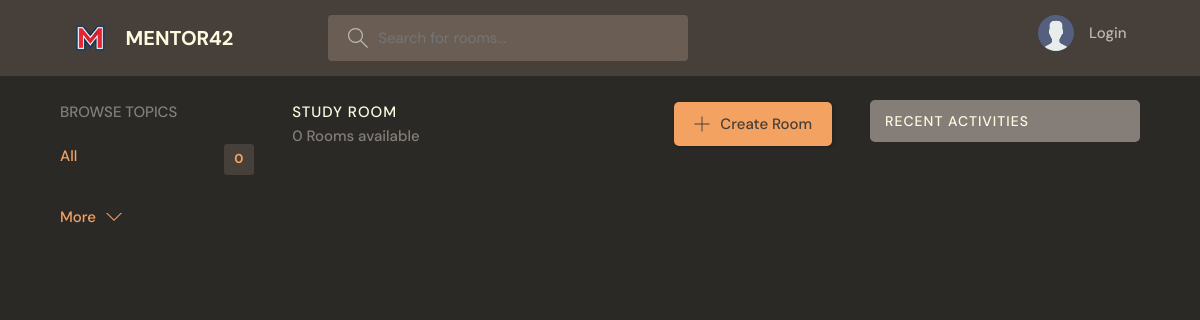
The app's page /, older data.
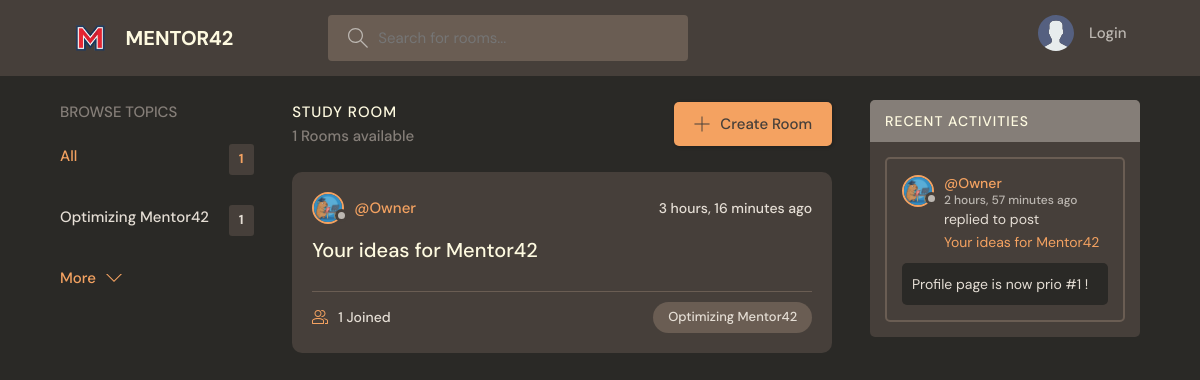
The same page, newer data.
### base/models.py (models this page shows, shortened)
class Topic(models.Model):
    name = models.CharField(max_length=100)

class Room(models.Model):
    host = models.ForeignKey(User, on_delete=models.SET_NULL, null=True)
    topic = models.ForeignKey(Topic, on_delete=models.SET_NULL, null=True)
    name = models.CharField(max_length=100)
    description = models.TextField(null=True, blank=True)
    participants = models.ManyToManyField(User, related_name='participants', blank=True)
    updated = models.DateTimeField(auto_now=True)
    created = models.DateTimeField(auto_now_add=True)
    updatedDate = models.DateField(auto_now=True)
    class Meta:
        ordering = ['-updated', '-created']
    def __str__(self):
        return self.name

class Message(models.Model):
    user = models.ForeignKey(User, on_delete=models.CASCADE)
    room = models.ForeignKey(Room, on_delete=models.CASCADE)
    body = models.TextField()
    updated = models.DateTimeField(auto_now=True)
    created = models.DateTimeField(auto_now_add=True)
    class Meta:
        ordering = ['-updated', '-created']

### base/views.py (the view)
# urls.py: path('', views.home, name='home'),
def home(request):
    q = request.GET.get('q') if request.GET.get('q') is not None else ''
    rooms = Room.objects.filter(
        Q(topic__name__icontains=q) |
        Q(name__icontains=q) |
        Q(description__contains=q)
    )
    topics = Topic.objects.all()[0:5]
    room_count = rooms.count()
    room_messages = Message.objects.filter(Q(room__topic__name__icontains=q))
    context = {'rooms': rooms, 'topics': topics, 'room_count': room_count, 'room_messages': room_messages}
    return render(request, 'base/home.html', context)

### base/templates/base/home.html (shortened to what this page needs)
{% extends 'main.html' %}
{% block content %}
    <main class="layout layout--3">
        <div class="container">
            {% include 'base/topics_component.html' %}
            <div class="roomList">
                <div class="roomList__header">
                    <div>
                        <h2>Study Room</h2>
                        <p>{{ rooms.count }} Rooms available</p>
                    </div>
                    <a class="btn btn--main" href="{% url 'create-room' %}">
                        <svg version="1.1" xmlns="http://www.w3.org/2000/svg" width="32" height="32"
                             viewBox="0 0 32 32">
                            <title>add</title>
                            <path
                                    d="M16.943 0.943h-1.885v14.115h-14.115v1.885h14.115v14.115h1.885v-14.115h14.115v-1.885h-14.115v-14.115z"
                            ></path>
                        </svg>
                        Create Room
                    </a>
                </div>
                {% include 'base/feed_component.html' %}
            </div>
           {% include 'base/activity_component.html' %}
        </div>
    </main>
{% endblock %}

### base/templates/base/topics_component.html
<div class="topics">
    <div class="topics__header">
        <h2>Browse Topics</h2>
    </div>
    <ul class="topics__list">
        <li>
            <a href="{% url 'home' %}" class="active">All <span>{{ topics.count }}</span></a>
        </li>
        {% for topic in topics %}
            <li>
                <a href="{% url 'home' %}?q={{ topic.name }}">{{ topic.name }} <span>{{ topic.room_set.all.count }}</span></a>
            </li>
        {% endfor %}
    </ul>
    <a class="btn btn--link" href="{% url 'topics' %}">
        More
        <svg version="1.1" xmlns="http://www.w3.org/2000/svg" width="32" height="32" viewBox="0 0 32 32">
            <title>chevron-down</title>
            <path d="M16 21l-13-13h-3l16 16 16-16h-3l-13 13z"></path>
        </svg>
    </a>
</div>

### base/templates/base/feed_component.html (shortened to what this page needs)
{% load static %}
{% for room in rooms %}
    <div class="roomListRoom">
        <div class="roomListRoom__header">
            <a href="{% url 'user-profile' room.host.id %}" class="roomListRoom__author">
                <div class="avatar avatar--small">
                    <img src="{% static 'images/profile_teacher_img.png' %}"/>
                </div>
                <span>@{{ room.host.username }}</span>
            </a>
            <div class="roomListRoom__actions">
                <span>{{ room.created|timesince }} ago</span>
            </div>
        </div>
        <div class="roomListRoom__content">
            <a href="{% url 'room' room.id %}">{{ room.name }}</a>
        </div>
        <div class="roomListRoom__meta">
            <a href="{% url 'room' room.id %}" class="roomListRoom__joined">
                {{ room.participants.all.count }} Joined
            </a>
            <p class="roomListRoom__topic">{{ room.topic.name }}</p>
        </div>
    </div>
{% endfor %}

### base/templates/base/activity_component.html (shortened to what this page needs)
{% load static %}
<div class="activities">
    <div class="activities__header">
        <h2>Recent Activities</h2>
    </div>
    {% for message in room_messages %}
        <div class="activities__box">
            <div class="activities__boxHeader roomListRoom__header">
                <a href="{% url 'user-profile' message.user.id %}" class="roomListRoom__author">
                    <div class="avatar avatar--small">
                        <img src="{% static 'images/profile_teacher_img.png' %}"/>
                    </div>
                    <p>
                        @{{ message.user }}
                        <span>{{ message.created|timesince }} ago</span>
                    </p>
                </a>
            </div>
            <div class="activities__boxContent">
                <p>replied to post <a href="{% url 'room' message.room.id %}">{{ message.room }}</a></p>
                <div class="activities__boxRoomContent">
                    {{ message.body }}
                </div>
            </div>
        </div>
    {% endfor %}
</div>

Row changes from the older to the newer data that the page shows:
added Topic: name "Optimizing Mentor42", room_set.all.count "1"
added Room: host.username "Owner", created "3 hours, 16 minutes", name "Your ideas for Mentor42", participants.all.count "1", topic.name "Optimizing Mentor42"
added Message: user "Owner", created "2 hours, 57 minutes", room "Your ideas for Mentor42", body "Profile page is now prio #1 !"
Text that changed along with them:
{{ topics.count }}: "0" → "1"
{{ rooms.count }}: "0" → "1"
